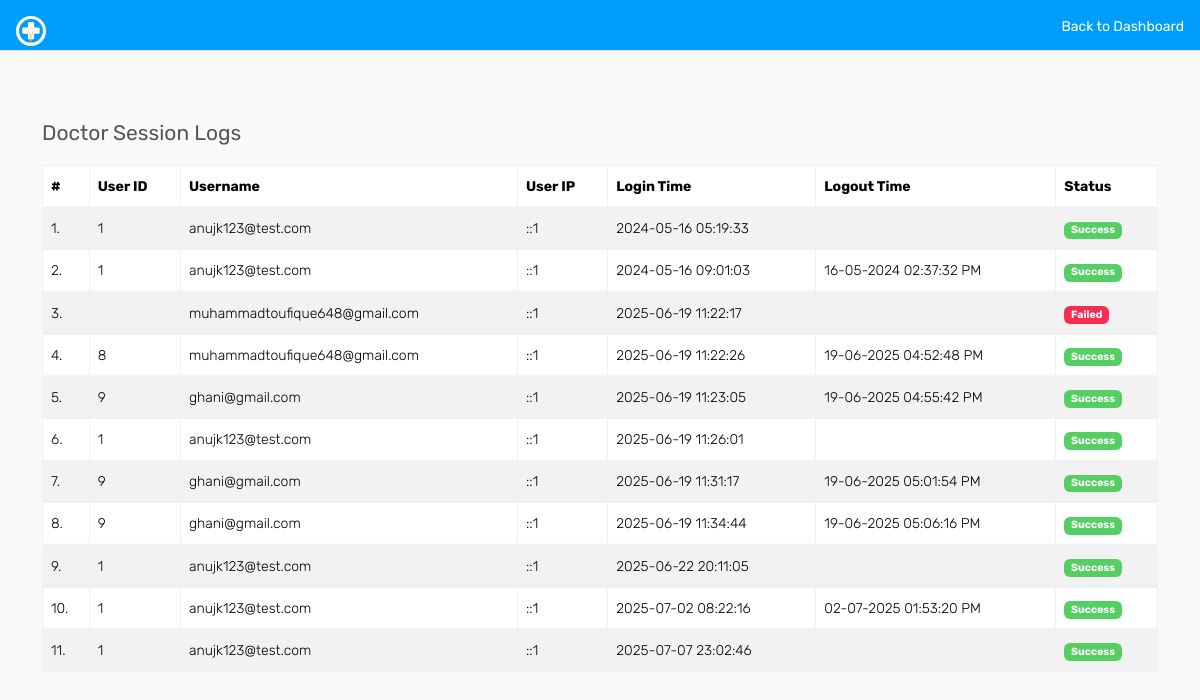
The app's page /admin/doctors/doctor-logs.php (signed in), older data.
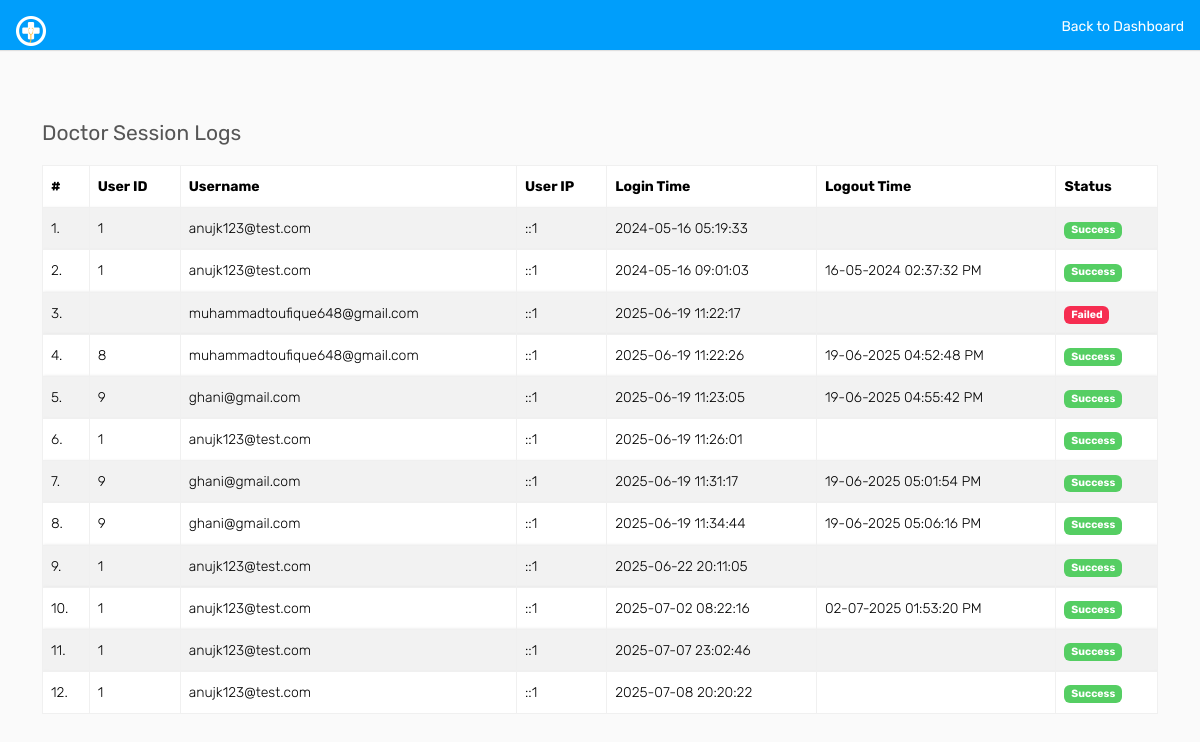
The same page, newer data.
### tables this page shows
CREATE TABLE `doctorslog` (
  `id` int(11) NOT NULL,
  `uid` int(11) DEFAULT NULL,
  `username` varchar(255) DEFAULT NULL,
  `userip` binary(16) DEFAULT NULL,
  `loginTime` timestamp NULL DEFAULT current_timestamp(),
  `logout` varchar(255) DEFAULT NULL,
  `status` int(11) DEFAULT NULL
);

### admin/doctors/doctor-logs.php (the view, shortened to what this page needs)
<?php
include('../includes/config.php');
if (strlen($_SESSION['id'] == 0)) {
    header('location:../auth/logout.php');
} else {
?>
    <!DOCTYPE html>
    <html lang="en">
    <head>
        <link rel="stylesheet" href="https://cdn.jsdelivr.net/npm/bootstrap@5.3.3/dist/css/bootstrap.min.css">
        <link rel="stylesheet" href="../assets/css/font-awesome.min.css">
        <link rel="stylesheet" href="../assets/css/style.css">
    </head>
    <body>
            <div class="header bg-primary mb-4 p-3 d-flex justify-content-between">
                <a href="../dashboard.php" class="text-white text-decoration-none">
                    <img src="../assets/images/logo.png" width="30" height="30" alt="CARE">
                </a>
                <a href="../dashboard.php" class="text-white text-decoration-none">Back to Dashboard</a>
            </div>
        <div class="container mt-5 pt-5 ">
            <div class="content">
                <div class="row">
                    <div class="col-sm-6 pt-4">
                        <h4 class="page-title">Doctor Session Logs</h4>
                    </div>
                </div>
                <div class="row">
                    <div class="col-md-12">
                        <div class="table-responsive">
                            <table class="table table-bordered table-striped custom-table mb-0">
                                <thead>
                                    <tr>
                                        <th>#</th>
                                        <th>User ID</th>
                                        <th>Username</th>
                                        <th>User IP</th>
                                        <th>Login Time</th>
                                        <th>Logout Time</th>
                                        <th>Status</th>
                                    </tr>
                                </thead>
                                <tbody>
                                    <?php
                                    $sql = mysqli_query($con, "SELECT * FROM doctorslog");
                                    $cnt = 1;
                                    while ($row = mysqli_fetch_array($sql)) {
                                    ?>
                                        <tr>
                                            <td><?php echo $cnt; ?>.</td>
                                            <td><?php echo $row['uid']; ?></td>
                                            <td><?php echo $row['username']; ?></td>
                                            <td><?php echo $row['userip']; ?></td>
                                            <td><?php echo $row['loginTime']; ?></td>
                                            <td><?php echo $row['logout']; ?></td>
                                            <td>
                                                <?php if ($row['status'] == 1) {
                                                    echo '<span class="badge badge-success">Success</span>';
                                                } else {
                                                    echo '<span class="badge badge-danger">Failed</span>';
                                                } ?>
                                            </td>
                                        </tr>
                                    <?php $cnt++;
                                    } ?>
                                </tbody>
                            </table>
                        </div>
                    </div>
                </div>
            </div>
        </div>
    </body>
    </html>
<?php } ?>

Row changes from the older to the newer data that the page shows:
added doctorslog: uid "1", username "anujk123@test.com", userip "::1", loginTime "2025-07-08 20:20:22", status "Success"
